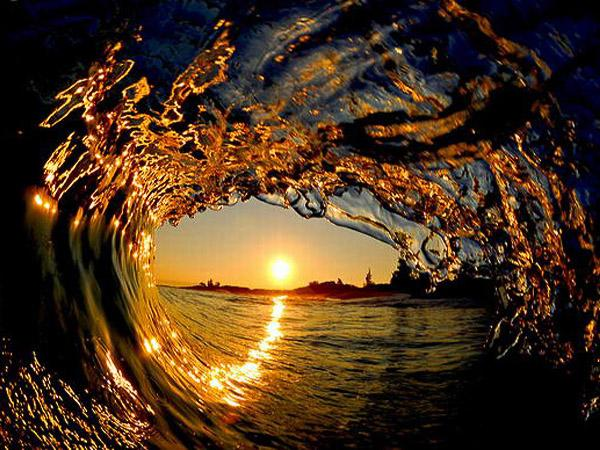
#> input picture nn_and_dl/chapter_1/a.jpeg, 600 x 450 px
$ python talk_about_python.py
#> lines starting #> are read from the running program, lines starting #| are printed output that depends on the picture
#!/usr/bin/python
# -*- coding: UTF-8 -*-
import numpy as np

x = np.array([1.0, 2.0, 3.0])
y = np.array([2.0, 3.0, 4.0])
x + y
print(x+y)

# numpy操作
X = np.array([[51, 55], [14, 19], [0, 4]])
# 将X转换为一维数组
X = X.flatten()
print(X)
print(X[np.array([0,1,4])])

# 打印每个元素是否符合条件
print(X>15)

print(X[X>15])

# 绘制图形
import matplotlib.pyplot as plt
x = np.arange(0, 6, 0.1)
y1 = np.sin(x)
y2 = np.cos(x)
plt.plot(x, y1, label = "sin")
plt.plot(x, y2, label = "cos", linestyle = "--")
plt.xlabel("x")
plt.ylabel("y")
plt.title('sin&cos')
plt.legend()
plt.show()
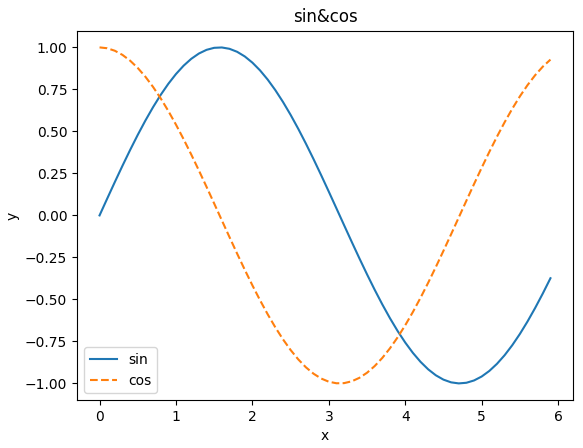
#> figure drawn by matplotlib, 1 panel; curve peaks at x = 1.6, y = 1; curve peaks at x = 0, y = 1

#显示图像
from matplotlib.image import imread

img = imread('./a.jpeg')
#> img is the input picture: shape (450, 600, 3); mean R, G, B 75.4, 51.8, 30.6
plt.imshow(img)
plt.plot(x, y1)
plt.show()
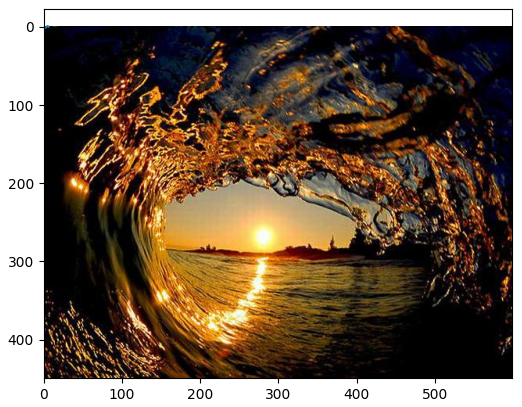
#> figure drawn by matplotlib, 1 panel
